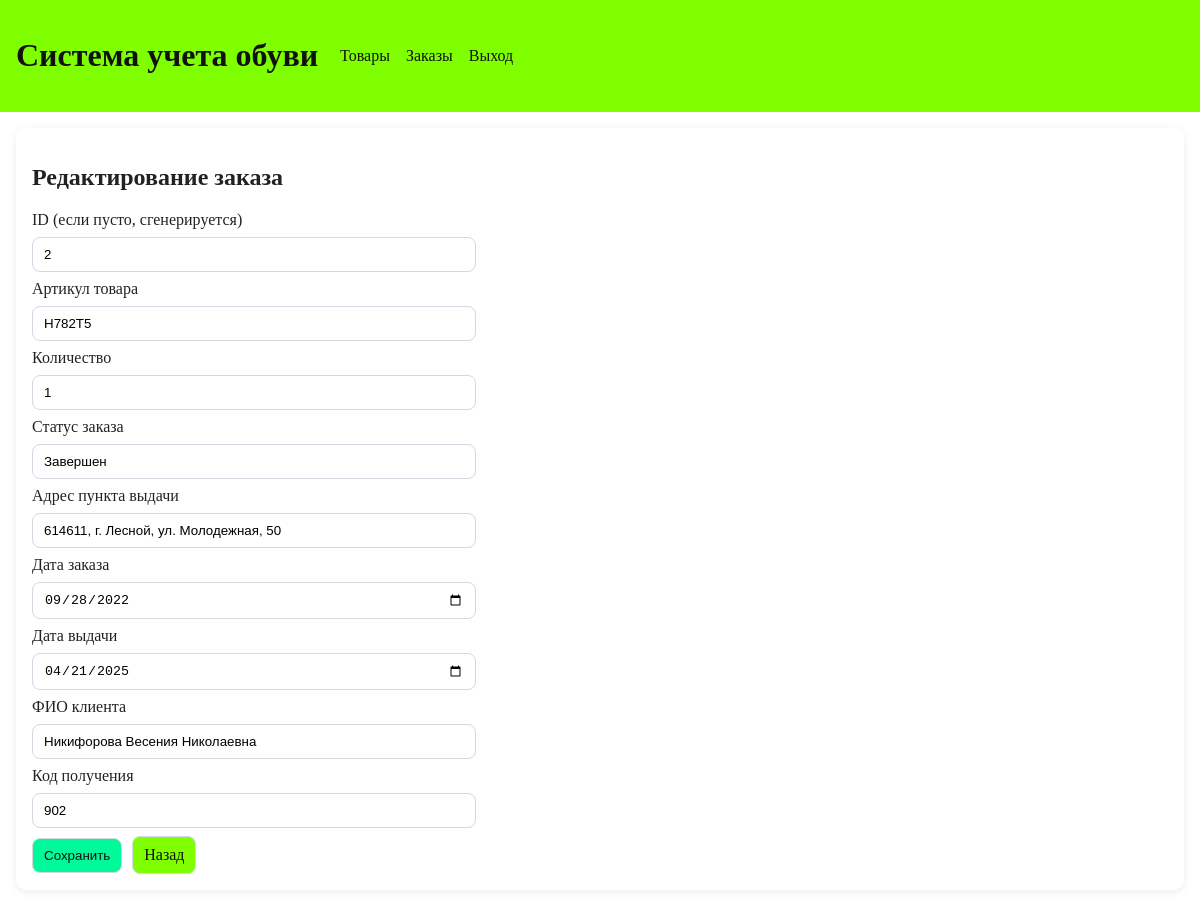
/orders/2/edit (signed in), run on the app's committed database.
### tables this page shows
CREATE TABLE orders (
        id INTEGER PRIMARY KEY,
        order_date TEXT NOT NULL,
        delivery_date TEXT NOT NULL,
        pickup_point_id INTEGER NOT NULL,
        client_name TEXT NOT NULL,
        receive_code TEXT,
        order_status TEXT NOT NULL,
        FOREIGN KEY (pickup_point_id) REFERENCES pickup_points (id)
    );

CREATE TABLE order_items (
        id INTEGER PRIMARY KEY AUTOINCREMENT,
        order_id INTEGER NOT NULL,
        product_article TEXT NOT NULL,
        quantity INTEGER NOT NULL CHECK (quantity > 0),
        FOREIGN KEY (order_id) REFERENCES orders (id),
        FOREIGN KEY (product_article) REFERENCES products (article)
    );

CREATE TABLE pickup_points (
        id INTEGER PRIMARY KEY AUTOINCREMENT,
        address_text TEXT NOT NULL UNIQUE
    );

### src/webapp.py (the view)
@app.route("/orders/<int:order_id>/edit", methods=["GET", "POST"])
@role_required("admin")
def order_edit(order_id: int):
    db = get_db()
    item = db.execute(
        """
        SELECT
            o.id, o.order_date, o.delivery_date, o.order_status, p.address_text,
            o.client_name, o.receive_code, oi.product_article, oi.quantity
        FROM orders o
        JOIN pickup_points p ON p.id = o.pickup_point_id
        LEFT JOIN order_items oi ON oi.order_id = o.id
        WHERE o.id = ?
        ORDER BY oi.id
        LIMIT 1
        """,
        (order_id,),
    ).fetchone()
    if item is None:
        flash("Заказ не найден.", "error")
        return redirect(url_for("orders"))
    if request.method == "POST":
        return _save_order(order_id)
    return render_template("order_form.html", title="Редактирование заказа", item=item)

### src/webapp.py (called while the page is built)
def get_db() -> sqlite3.Connection:
    if "db" not in g:
        conn = sqlite3.connect(DB_PATH)
        conn.row_factory = sqlite3.Row
        conn.execute("PRAGMA foreign_keys = ON")
        g.db = conn
    return g.db

def role_required(*roles: str):
    def decorator(func):
        @wraps(func)
        def wrapper(*args: Any, **kwargs: Any):
            role = session.get("role", "guest")
            if role not in roles:
                flash("Недостаточно прав для выполнения действия.", "error")
                return redirect(url_for("products"))
            return func(*args, **kwargs)
        return wrapper
    return decorator

### templates/order_form.html
{% extends "base.html" %}
{% block content %}
<section class="card">
    <h2>{{ title }}</h2>
    <form method="post" class="form grid">
        <label>ID (если пусто, сгенерируется)</label>
        <input name="id" type="number" min="1" value="{{ item['id'] if item else '' }}">
        <label>Артикул товара</label>
        <input name="article" required value="{{ item['product_article'] if item else '' }}">
        <label>Количество</label>
        <input name="quantity" type="number" min="1" required value="{{ item['quantity'] if item else '1' }}">
        <label>Статус заказа</label>
        <input name="order_status" required value="{{ item['order_status'] if item else '' }}">
        <label>Адрес пункта выдачи</label>
        <input name="pickup_address" required value="{{ item['address_text'] if item else '' }}">
        <label>Дата заказа</label>
        <input name="order_date" type="date" required value="{{ item['order_date'] if item else '' }}">
        <label>Дата выдачи</label>
        <input name="delivery_date" type="date" required value="{{ item['delivery_date'] if item else '' }}">
        <label>ФИО клиента</label>
        <input name="client_name" required value="{{ item['client_name'] if item else '' }}">
        <label>Код получения</label>
        <input name="receive_code" value="{{ item['receive_code'] if item else '' }}">
        <div class="row">
            <button type="submit">Сохранить</button>
            <a class="btn secondary" href="{{ url_for('orders') }}">Назад</a>
        </div>
    </form>
</section>
{% endblock %}

### static/styles.css (style rules this page uses)
body { margin: 0; font-family: "Times New Roman", Times, serif; background: #FFFFFF; color: #222; }
.row { display: flex; align-items: center; gap: 10px; }
.card { background: #fff; border-radius: 10px; box-shadow: 0 2px 8px rgba(0, 0, 0, 0.08); padding: 16px; margin-bottom: 16px; }
.form { display: flex; flex-direction: column; gap: 8px; }
.grid input { max-width: 420px; }
input, select, button, .btn { padding: 9px 11px; border-radius: 8px; border: 1px solid #d3d8e3; text-decoration: none; }
button, .btn { background: #00FA9A; color: #111; cursor: pointer; }
.secondary { background: #7FFF00; color: #111; }

### data on the page
orders: id "2", order_status "Завершен", order_date "09/28/2022", delivery_date "04/21/2025", client_name "Никифорова Весения Николаевна", receive_code "902"
order_items: article "H782T5", quantity "1"
pickup_points: pickup_address "614611, г. Лесной, ул. Молодежная, 50"

### other printed values
{{ title }} "Редактирование заказа"
